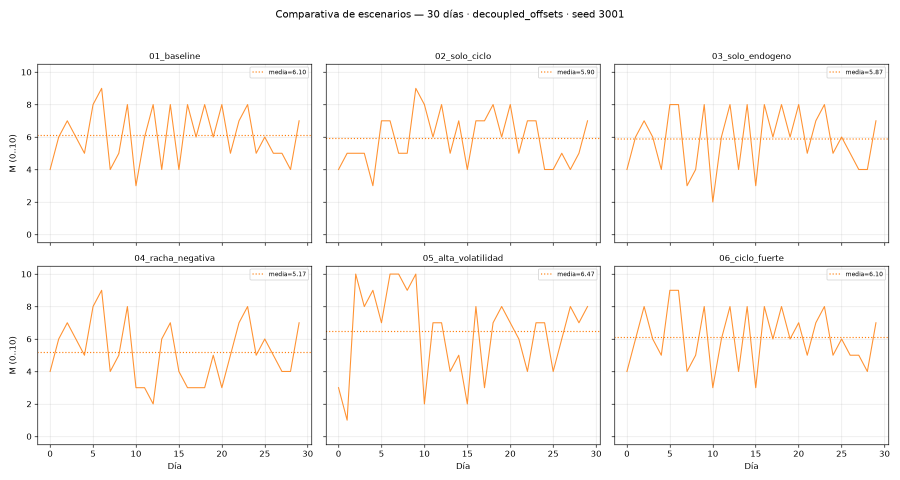
#> input picture engine_simulation/00_comparativa.png, 1800 x 960 px (shown at 1/2 size)
$ python -i images.py   (imports and definitions only)
#> lines starting #> are read from the running program, lines starting #| are printed output that depends on the picture
"""Photos the owner sends: stored once, referenced everywhere, inlined on send.

A photo is saved under ``<image dir>/<sha256>.jpg`` (next to the run's
database, like the wire dumps) and the user row keeps only its reference in
``meta.images``. Every request carries the reference, ``harness-image:<name>``,
as an ``image_url`` part, so the stored stream, the audit envelopes and the
wire dumps stay small and byte-stable. :func:`inline` swaps the reference for
the base64 data URL in the request body the client posts, and nowhere else.

A photo is normalized before it is saved (EXIF rotation applied, longest side
at most ``MAX_SIDE``, re-encoded as JPEG) so the bytes, and with them the
reference and the cached prefix, never change after the first send.
"""

from __future__ import annotations

import base64
import hashlib
import io
import json
import os
from pathlib import Path

#: Scheme of a stored photo's reference inside an ``image_url`` part.
SCHEME = "harness-image:"
#: The longest side a stored photo keeps: Telegram's own photos are 1280,
#: and more pixels only cost tokens.
MAX_SIDE = 1568
JPEG_QUALITY = 85
#: Bigger uploads (an image sent as a file) are refused before decoding.
MAX_UPLOAD_BYTES = 20 * 1024 * 1024

_DIR: Path | None = None


# [4 lines left out: function configure, not called in this run]


def _dir() -> Path | None:
    env = os.environ.get("HARNESS_IMAGE_DIR")
    if env:
        return Path(env)
    return _DIR


# [23 lines left out: function normalize, not called in this run]


def save(data: bytes) -> str:
    """Normalize and store one photo; returns its file name (the reference).

    Content-addressed, so the same photo sent twice is one file. Raises
    ``ValueError`` for an unreadable image and ``RuntimeError`` when no image
    directory is configured.
    """
    d = _dir()
    if d is None:
        raise RuntimeError("no image directory configured")
    body = normalize(data)
    name = hashlib.sha256(body).hexdigest() + ".jpg"
    d.mkdir(parents=True, exist_ok=True)
    path = d / name
    if not path.exists():
        tmp = path.with_suffix(".tmp")
        tmp.write_bytes(body)
        tmp.replace(path)
    return name


# [78 lines left out: functions path_of, of, parts, inline, _ref, not called in this run]

>>> import cv2
>>> picture = cv2.imread('../engine_simulation/00_comparativa.png', cv2.IMREAD_GRAYSCALE)
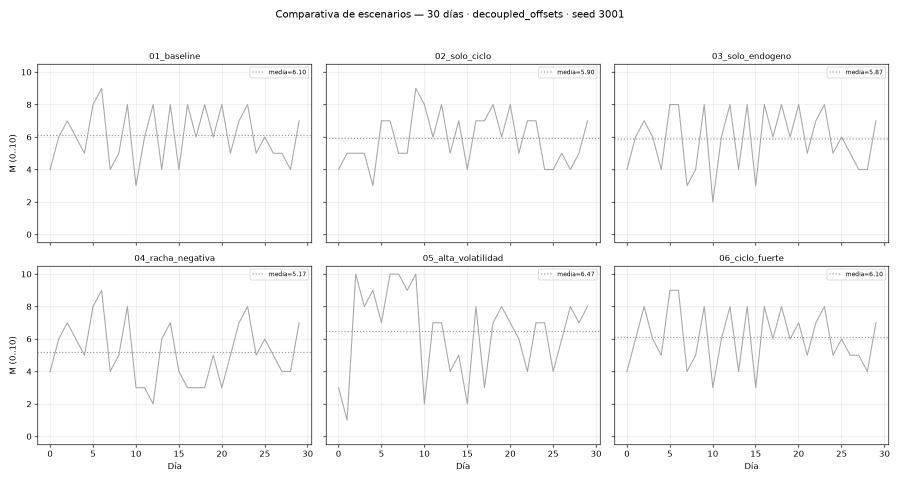
#> picture: shape (960, 1800) (shown at 1/2 size); min 0, max 255, mean 249.1
#> (the run stopped early here; a loop or call above may not have finished)

$ run again, on engine_simulation/01_baseline.png
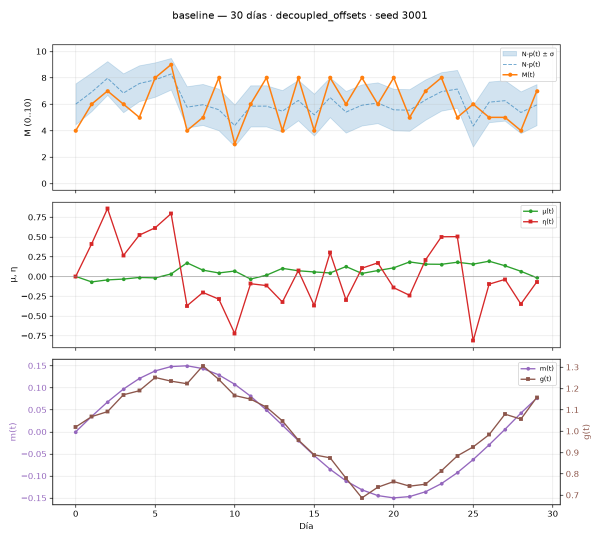
#> input picture engine_simulation/01_baseline.png, 1200 x 1080 px (shown at 1/2 size)
#> `picture = cv2.imread('../engine_simulation/00_comparativa.png', cv2.IM..`:
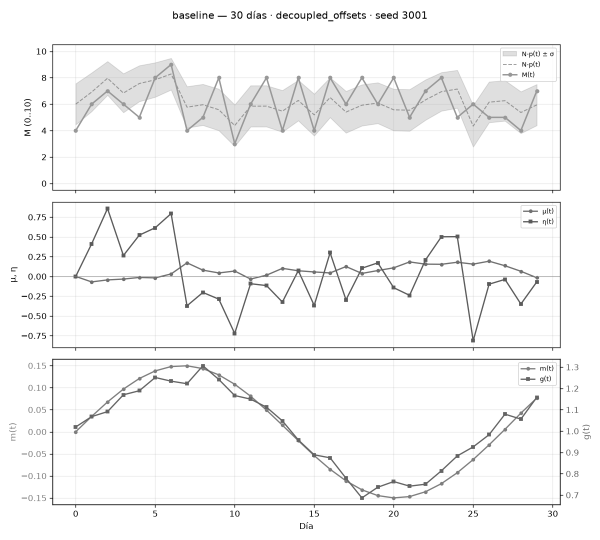
#> picture: shape (1080, 1200) (shown at 1/2 size); min 0, max 255, mean 246.3

$ run again, on engine_simulation/02_cycle_only.png
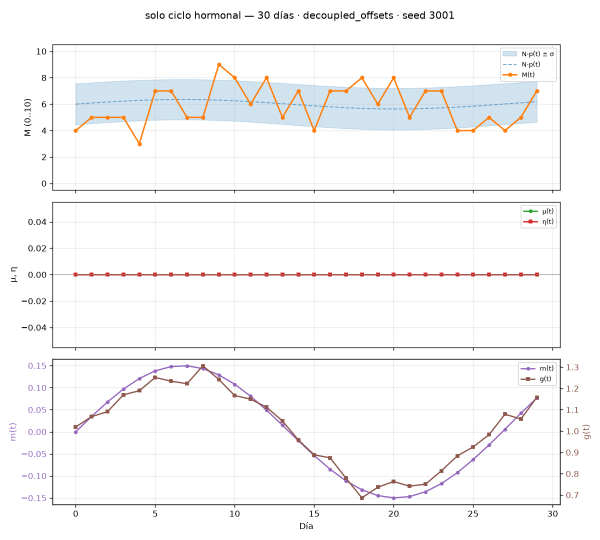
#> input picture engine_simulation/02_cycle_only.png, 1200 x 1080 px (shown at 1/2 size)
#> `picture = cv2.imread('../engine_simulation/00_comparativa.png', cv2.IM..`:
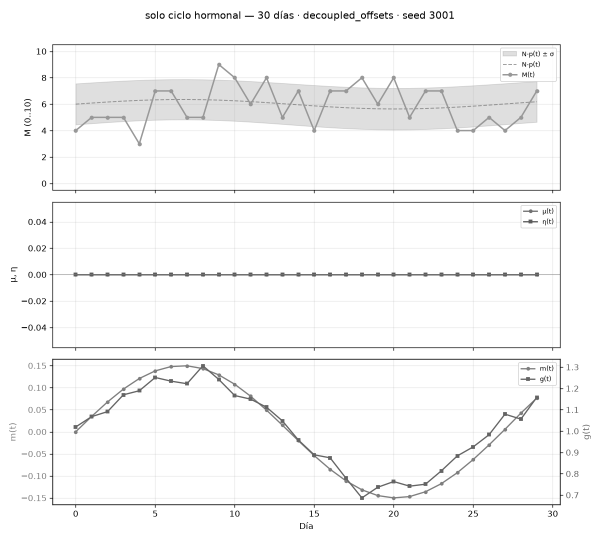
#> picture: shape (1080, 1200) (shown at 1/2 size); min 0, max 255, mean 247.2
